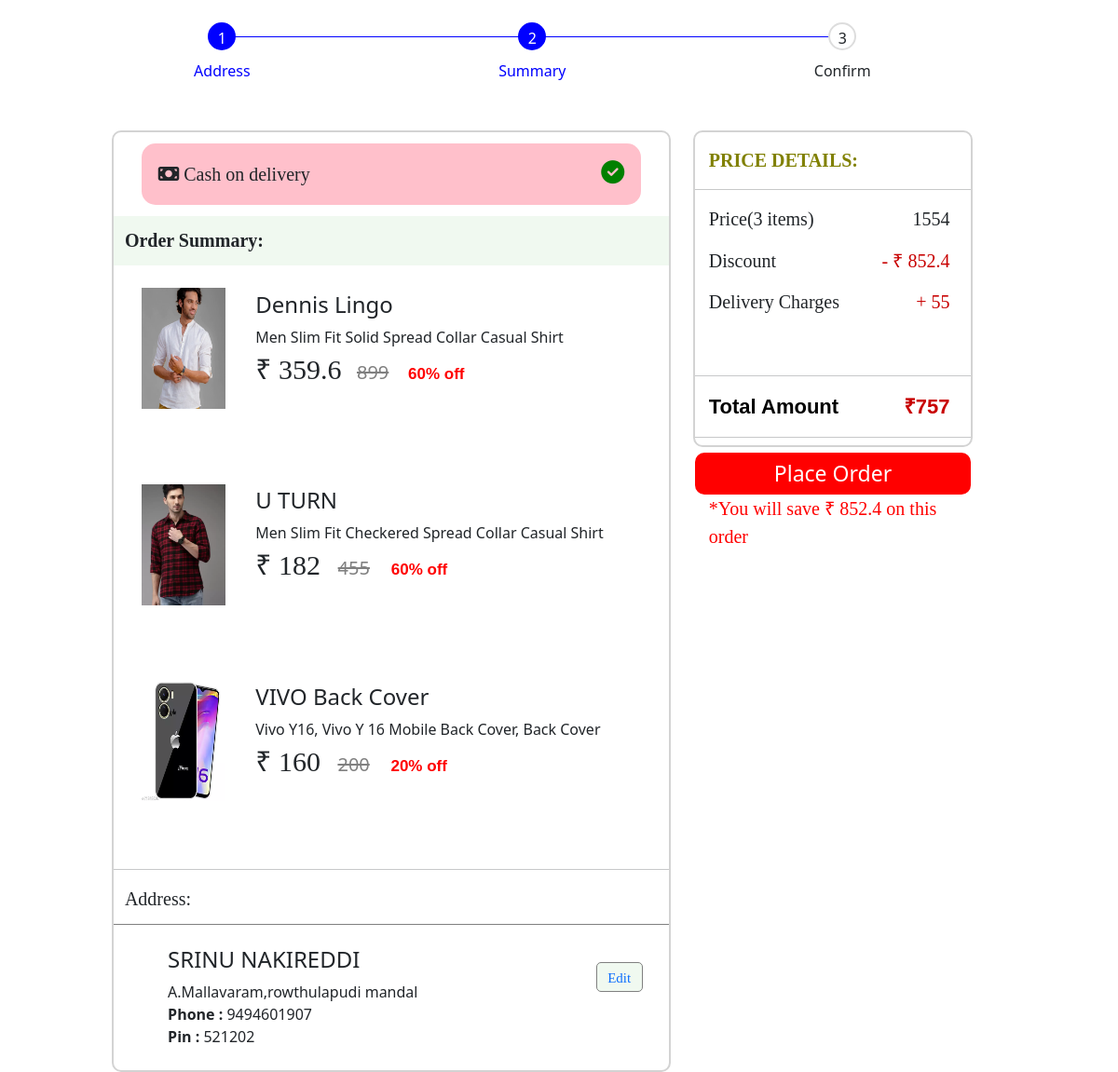
Page /summary (signed in) on the committed database.
### APP/models.py (models this page shows, shortened)
class Order(models.Model):
	product = models.ForeignKey(Product,
								on_delete=models.CASCADE)
	customer = models.ForeignKey(Customer,
								on_delete=models.CASCADE)
	quantity = models.IntegerField(default=1)
	price = models.IntegerField()
	address = models.CharField(max_length=100, default='', blank=True)
	phone = models.CharField(max_length=50, default='', blank=True)
	date = models.DateField(default=datetime.datetime.today)
	status = models.BooleanField(default=False)

class Product(models.Model):
    productname = models.CharField(max_length=200)
    MRP = models.IntegerField()
    discount = models.DecimalField(default = 0 ,max_digits=10, decimal_places=2)
    price = models.IntegerField()
    category = models.ForeignKey(Category, on_delete=models.CASCADE, default=1)
    productfullname = models.TextField()
    description = models.TextField(default='')
    rating = models.DecimalField(default = 0,max_digits=2, decimal_places=1)
    image = models.ImageField(upload_to='uploads\products')

class Customer(models.Model):
	first_name = models.CharField(max_length=50)
	last_name = models.CharField(max_length=50)
	phone = models.CharField(max_length=10)
	email = models.EmailField()
	password = models.CharField(max_length=100)
	address = models.TextField(max_length=100)
	pincode =  models.CharField(max_length=6)
	@staticmethod
	def get_customer_by_email(email):
		try:
			return Customer.objects.get(email=email)
		except:
			return False

### APP/views.py (the view)
# urls.py: path('summary',views.summary,name='summary'),
def summary(request):
    template = loader.get_template('order_summary.html')
    if request.method == 'POST':
        current_user = request.session['user']
        customer = Customer.get_customer_by_email(current_user)
        pid = request.POST['productid']
        quantity = request.POST['quantity']
        product = Product.objects.get(id=pid)
        discount = product.discount*product.MRP
        if product.price<500:
            delivery_charges = 55
        else:
            delivery_charges=0
        quantity = int(quantity)
        MRP = product.MRP*quantity
        total = product.MRP-product.discount*product.MRP+delivery_charges
        t = str(total)
        ts= t.split('.')
        if int(ts[1])<6:
            total = floor(total)
        else:
            total = ceil(total)
        context = {
            'product':product,
            'count':quantity,
            'customer':customer,
            'discount':round(discount,0)*quantity,
            'delivery_charges':delivery_charges,
            'total':total*quantity,
            'MRP':MRP,
            'login':'login',
            'summary':1,
            'buy':1
        }
    else:
        current_user = request.session['user']
        customer = Customer.get_customer_by_email(current_user)
        orders = Order.objects.filter(customer_id= customer.id)
        products = Product.objects.all()
        quantity=0
        MRP=0
        discount = 0
        total = 0
        delivery_charges=55
        for order in orders:
            product = Product.objects.get(id=order.product_id)
            quantity += order.quantity
            MRP += product.MRP
            discount += product.MRP*product.discount
            total += product.MRP-product.discount*product.MRP
        total += delivery_charges
        t = str(total)
        ts= t.split('.')
        if int(ts[1])<6:
            total = floor(total)
        else:
            total = ceil(total)
        pids = ''
        for order in orders:
            pids+=str(order.product_id)+','
        context = {
            'count':quantity,
            'customer':customer,
            'discount':round(discount,1),
            'delivery_charges':delivery_charges,
            'total':total,
            'MRP':MRP,
            'login':'login',
            'quantity':quantity,
            'address':1,
            'orders':orders,
            'products':products,
            'cart':1,
            'summary':1
        }
    return HttpResponse(template.render(context,request))

### APP/templates/order_summary.html (shortened to what this page needs)
<html lang="en">
<head>
     <link href="https://cdn.jsdelivr.net/npm/bootstrap@5.0.2/dist/css/bootstrap.min.css" rel="stylesheet">
    <link rel="stylesheet" href="https://cdnjs.cloudflare.com/ajax/libs/font-awesome/4.7.0/css/font-awesome.min.css">
    <link rel="stylesheet" href="https://cdnjs.cloudflare.com/ajax/libs/font-awesome/6.2.1/css/all.min.css" />
</head>
<body>
    <br>
    {% include 'progress_bar.html' %}
    <div class="all">
        <div class="items">
            <div class="cashondelivery"><i class="fa-solid fa-money-bill"></i> Cash on delivery <i class="fa-solid fa-circle-check" style="font-size:25px;float:right;color:green;"></i></div>
            <div class="title">Order Summary:</div>
            {% if buy %}
            <div class="item">
                <img src="{{ product.image.url }}" width="90px" height="130px">
                <div class="item-data" ><h4>{{ product.productname }}</h4>
                    {{ product.productfullname }}
                    <p><span style="font-size: 30px;font-family: 'calibri';">₹ 800</span><span style="margin-left: 5%;font-size: 20px;color:gray;"><s>999</s></span>
                        <span style="margin-left: 5%;font-size: 17px;color:red;font-family: sans-serif;font-weight: bold;">33% off</span>
                    </p>
                </div>
            </div>
            {% else %}
                {% for product in products %}
                {% for order in orders %}
                    {% if product.id == order.product_id %}
                    <div class="item">
                        <img src="{{ product.image.url }}" width="90px" height="130px">
                        <div class="item-data" ><h4>{{ product.productname }}</h4>
                            {{ product.productfullname }}
                            <p><span style="font-size: 30px;font-family: 'calibri';">₹ {{ product.price }}</span><span style="margin-left: 5%;font-size: 20px;color:gray;"><s>{{ product.MRP }}</s></span>
                                <span style="margin-left: 5%;font-size: 17px;color:red;font-family: sans-serif;font-weight: bold;">{% widthratio  product.discount 1 100 %}% off</span>
                            </p>
                        </div>
                    </div>
                        {% endif %}
                    {% endfor %}
                    {% endfor %}
            {% endif %}
            <hr>
            <div class="addr">Address:</div>
            <div class="item">
                <div class="item-data" ><h4>{{ customer.first_name }} {{ customer.last_name }}</h4>
                    {{ customer.address }}
                    <div><b>Phone :</b> {{ customer.phone}}</div>
                    <div><b>Pin : </b>{{ customer.pincode }}</div>
                </div>
                <a class="edit" href="{% url 'profile' %}">Edit</a>
            </div>
        </div>
    <div class="cost">
        <div style="margin:5%;color:olive;font-size:20px;font-family:'calibri';font-weight: bold;">PRICE DETAILS:</div>
        <hr>
        <div style="font-family:'Cambria';margin-left: 5%;font-size: 20px;margin-top: 5%;">Price({{ count }} items)<div style="float:right;margin-right: 8%;">{{ MRP }}</div></div>
        <div style="font-family:'Cambria';margin-left: 5%;font-size: 20px;margin-top: 5%;">Discount<div style="float:right;margin-right: 8%;color:rgb(200, 0,0)">- ₹ {{ discount }}</div></div>
        <div style="font-family:'Cambria';margin-left: 5%;font-size: 20px;margin-top: 5%;">Delivery Charges<div style="float:right;margin-right: 8%;color:rgb(200, 0,0)">+ {{ delivery_charges }}</div></div>
        <br>
        <br>
        <hr>
        <div style="font-family:'arial';margin-left: 5%;color:black;font-size: 22px;margin-top: 5%;font-weight: bold;">Total Amount<div style="float:right;margin-right: 8%;color:rgb(200, 0,0)">₹{{ total }}</div></div>
        <hr>
        {% if not cart %}
        <form action = "{% url 'order' %}" method="POST">
            {% csrf_token %}
        <input type="text" name="productid" value="{{ product.id }}"  hidden>
        <input type="text" name="quantity" value="{{ count }}"  hidden>
        <input type="submit" class="continue" value="Deliver to this Address">
        </form>
        {% else %}
        <a href="{% url 'order' %}"><button class="continue">Place Order</button></a>
        {% endif %}
        <div style="color:red;margin-left: 5%;font-family:'calibri';font-size: 20px;">*You will save ₹ {{ discount }} on this order</div>
    </div>
    </div>
</body>
</html>

### APP/templates/order_summary.html (style rules this page uses)
body { background-color:white; display: flex; flex-direction: column; }
.all { display: flex; flex-direction: row; width: 100%; margin-top: 3%; }
.items { background-color:white; width: 50%; margin-left: 10%; height: max-content; border:2px solid lightgray; overflow-y: scroll; border-radius: 10px; padding-bottom: 2%; position: relative; }
.items .title { font-size: 20px; padding: 2% 2% 2% 2%; background-color: #F0F9F0; font-family: verdana; font-weight: bold; }
.items .addr { font-size: 20px; padding: 0% 2% 2% 2%; font-family: verdana; font-weight: normal; border-bottom:1px solid gray; width: 100%; max-width: 100%; }
.cashondelivery { padding: 3% 3% 3% 3%; font-size: 20px; font-family: Verdana; background-color: pink; margin:2% 2% 2% 2%; border-radius: 15px; width: 90%; margin-left: 5%; }
.cost { background-color:white; margin-left: 2%; margin-right: 3%; width: 25%; height: 340px; border:2px solid lightgray; border-radius: 10px; }
.edit { padding:5px 5px 25px 5px; background-color: #F0F9F0; width: 50px; height: 15px; border:1px solid gray; text-decoration: none; display: flex; text-align: center; justify-content: center; font-size: 15px; font-family: verdana; float: right; margin-top: 3%; margin-right: 5%; border-radius: 5px; }
.item { margin-left: 5%; padding-top: 4%; }
.item-data { display: inline-block; margin-left:5% ; margin-bottom: 0 }
.item img { margin-bottom: 10%; }
.continue { background-color: red; border: none; color: white; padding: 5px 10px; text-align: center; text-decoration: none; display: inline-block; font-size: 23px; width: 100%; transition: background-color 0.5s ease; border-radius: 10px; }

### rows in the picture
Product: productname "Dennis Lingo", productfullname "Men Slim Fit Solid Spread Collar Casual Shirt", price "359.6", MRP "899", discount "60"
Order: image (picture)
Product: productname "U TURN", productfullname "Men Slim Fit Checkered Spread Collar Casual Shirt", price "182", MRP "455", discount "60"
Order: image (picture)
Product: productname "VIVO Back Cover", productfullname "Vivo Y16, Vivo Y 16 Mobile Back Cover, Back Cover", price "160", MRP "200", discount "20"
Order: image (picture)
Customer: first_name "SRINU", last_name "NAKIREDDI", address "A.Mallavaram,rowthulapudi mandal", phone "9494601907", pincode "521202"

### other values in the picture
{{ count }} "3"
{{ MRP }} "1554"
{{ discount }} "852.4"
{{ delivery_charges }} "55"
{{ total }} "757"
